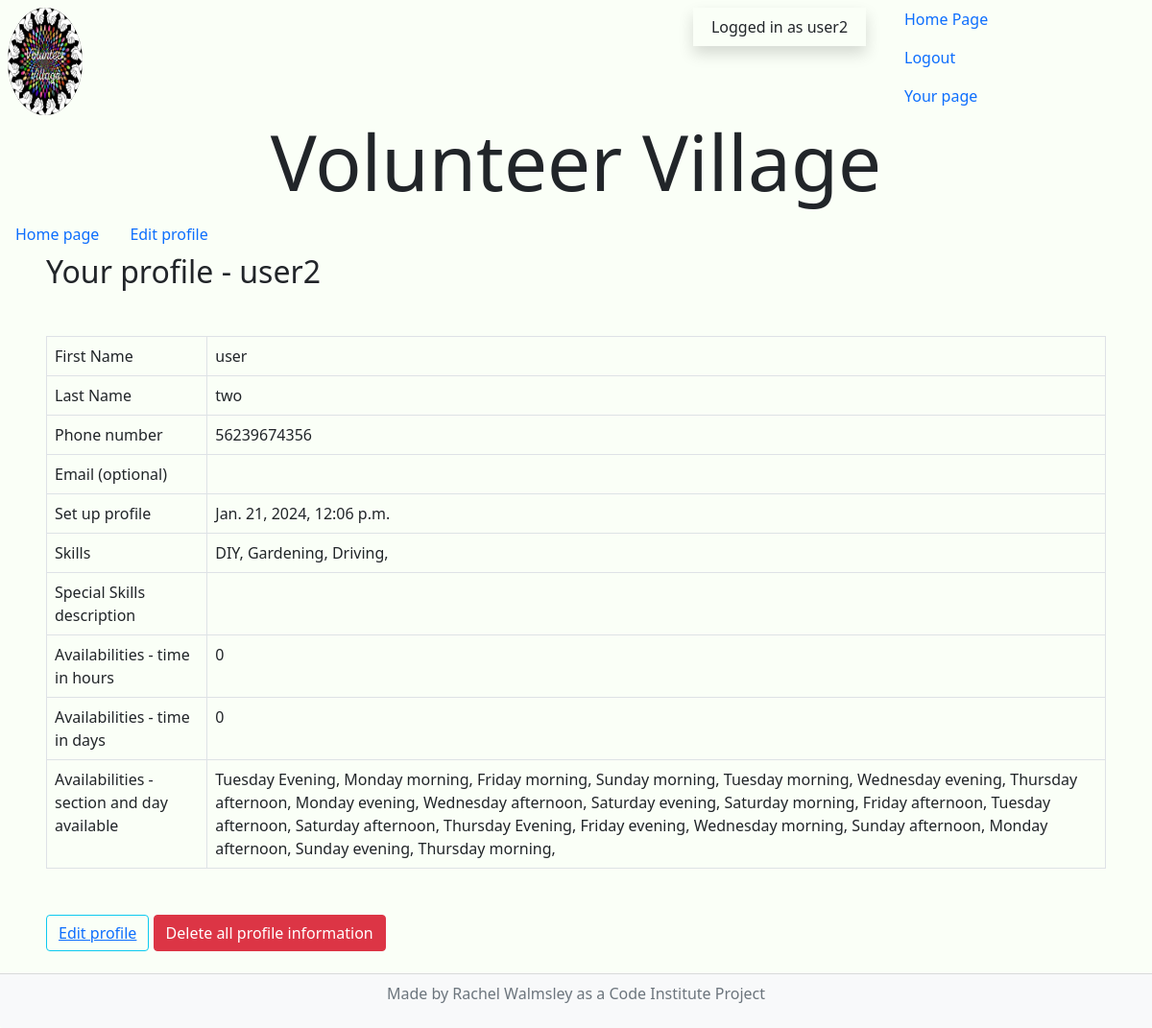
The page /volunteer/read_profile (signed in) on the database its author committed.
### volunteer/models.py (models this page shows, shortened)
class VolunteerProfile(models.Model):
    user_name = models.OneToOneField(User, on_delete=models.CASCADE)
    fname = models.CharField(
        max_length=50,
        null=False,
        blank=False,
        verbose_name='First Name',
        help_text='This is require and has a maximum length of 50 characters',
    )
    lname = models.CharField(
        max_length=50,
        null=False,
        blank=False,
        verbose_name='Last Name',
        help_text='This is require and has a maximum length of 50 characters',
    )
    phone = models.CharField(
        max_length=12,
        blank=False,
        null=False,
        help_text='Must be 11 digits and numerical',
    )
    created_on = models.DateTimeField(
        auto_now_add=True,
    )
    skilled = models.ManyToManyField(
        SkillChoices,
        help_text='To select multiple activities hold control and click',
        verbose_name=("Activity options"),
        related_name="VolunteerProfiles")
    special_skills_description = models.TextField(
        null=False,
        blank=True,
        verbose_name='Information',
        max_length = 500,
        help_text='If you wish to provide us with specific information about skills - type it here',
    )
    activated = models.BooleanField(
        default=False,
    )
    time_length_hours = models.PositiveSmallIntegerField(
        default=0,
        verbose_name='Hours per week you can be available',
        validators=[
            MaxValueValidator(168), #168 hours in a week
        ])
    time_length_days = models.PositiveSmallIntegerField(
        default=0,
        verbose_name='days per week you can be available',
        validators=[
            MaxValueValidator(7), #7 days in a week
        ])
    mon_am = models.BooleanField(
        default=False,
        verbose_name="Monday morning",
    )
    mon_pm = models.BooleanField(
        default=False,
        verbose_name="Monday afternoon",
    )
    mon_ev = models.BooleanField(
        default=False,
        verbose_name="Monday evening",
    )
    tue_am = models.BooleanField(
        default=False,
        verbose_name="Tuesday morning",
    )
    tue_pm = models.BooleanField(
        default=False,
        verbose_name="Tuesday afternoon",
    )
    tue_ev = models.BooleanField(
        default=False,
        verbose_name="Tuesday Evening",
    )
    wed_am = models.BooleanField(
        default=False,
        verbose_name="Wednesday morning",
    )
    wed_pm = models.BooleanField(
        default=False,
        verbose_name="Wednesday afternoon",
    )
    wed_ev = models.BooleanField(
        default=False,
        verbose_name="Wednesday evening",
    )
    thu_am = models.BooleanField(
        default=False,
        verbose_name="Thursday morning",
    )
    thu_pm = models.BooleanField(
        default=False,
        verbose_name="Thursday afternoon",
    )
    thu_ev = models.BooleanField(
        default=False,
        verbose_name="Thursday Evening",
    )
    fri_am = models.BooleanField(
        default=False,
        verbose_name="Friday morning",
    )
    fri_pm = models.BooleanField(
        default=False,
        verbose_name="Friday afternoon",
    )
    fri_ev = models.BooleanField(
        default=False,
        verbose_name="Friday evening",
    )
    sat_am = models.BooleanField(
        default=False,
        verbose_name="Saturday morning",
    )
    sat_pm = models.BooleanField(
        default=False,
        verbose_name="Saturday afternoon",
    )
    sat_ev = models.BooleanField(
        default=False,
        verbose_name="Saturday evening",
    )
    sun_am = models.BooleanField(
        default=False,
        verbose_name="Sunday morning",
    )
    sun_pm = models.BooleanField(
        default=False,
        verbose_name="Sunday afternoon",
    )
    sun_ev = models.BooleanField(
        default=False,
        verbose_name="Sunday evening",
    )

class SkillChoices(models.Model):
    name= models.CharField(max_length=50)

### volunteer/views.py (the view)
# urls.py: path("volunteer/read_profile", views.read_profile, name="read"),
def read_profile(request):
    pk_logged_in = request.user.pk
    profile = get_object_or_404(VolunteerProfile, user_name_id = pk_logged_in)
    peoples = VolunteerProfile.objects.filter(user_name_id=pk_logged_in).values()
    skills = profile.skilled.values()
    true_pairs = [{key for key, value in people.items() if value is True} for people in peoples]
    sessions =[]
    for true_pair in true_pairs:
        for pair in true_pair:
            pair = get_verbose_name(pair)
            sessions.append(pair)
    if 'activated' in sessions:
        sessions.remove('activated')
    context = {
        'peoples': peoples,
        'pk_logged_in': pk_logged_in,
        'true_pairs': true_pairs,
        'skills': skills,
        'sessions': sessions
    }
    return render(request, 'volunteer/read_profile.html', context)

### volunteer/views.py (called while the page is built)
def get_verbose_name(name):
    session = VolunteerProfile._meta.get_field(name)
    verbose = session.verbose_name
    return verbose

### templates/volunteer/read_profile.html (shortened to what this page needs)
{% extends "base.html" %}
{% block content %}
<div class="col-12">
<nav class="nav">
    <a class="nav-link" href="{% url 'index' %}">Home page</a>
    <a class="nav-link" href="{% url 'edit' %}">Edit profile</a>
</nav>
</div>
<h2 class="ms-5">Your profile - {{ user.username }} </h3>
<div class="m-5">
<table class="table table-bordered">
    {% for individual in peoples %}
    <tr>
        <td>First Name</td>
        <td>{{ individual.fname }} </td>
    </tr>
    <tr>
        <td>Last Name</td>
        <td>{{ individual.lname }}</td>
    </tr>
    <tr>
        <td>Phone number</td>
        <td>{{ individual.phone }}</td>
    </tr>
    <tr>
        <td>Email (optional) </td>
        <td>{{ user.email }}</td>
    </tr>
    <tr>
        <td>Set up profile</td>
        <td>{{ individual.created_on }}</td>
    </tr>
    <tr>
        <td>Skills </td>
        <td>
            {% for skill in skills %}
                {{ skill.name }},
            {%endfor %}
        </td>
    </tr>
    <tr>
        <td>Special Skills description</td>
        <td>{{ individual.special_skills_description }}</td>
    </tr>
    <tr>
        <td>Availabilities - time in hours</td>
        <td>{{ individual.time_length_hours }}</td>
    </tr>
    <tr>
        <td>Availabilities - time in days</td>
        <td>{{ individual.time_length_days }}
    </tr>
    {% endfor %}
    <tr>
        <td>Availabilities - section and day available</td>
        <td>
            {% for session in sessions %}
            {{ session }},
            {% endfor %}
        </td>
    </tr>
</table>
</div>
<div class="ms-5">
<button class="btn btn-outline-info">
<a href="{% url 'edit' %}">Edit profile</a>
</button>
<button class="btn btn-delete btn-danger" charity_id="{{ peoples.id }}" type="submit">
    Delete all profile information
</button>
</div>
{% endblock %}

### templates/base.html (shortened to what this page needs)
{% load static %}
<!DOCTYPE html>
<html lang="en">
<head>
    <link href="https://cdn.jsdelivr.net/npm/bootstrap@5.0.1/dist/css/bootstrap.min.css" rel="stylesheet"
>
    <link rel="stylesheet" href="{% static 'css/base.css' %}">
</head>
<body>
<div class="row d-flex flex-wrap">
    <img class="rounded-circle img-responsive col-4 col-sm-3 col-md-2 col-xl-1 ms-2 mt-2" id="logo" src="{% static 'images/logo.jpg' %}" alt="logo for volunteer village of hands">
    <div class="col-8 col-lg-6 col-xl-6">
    </div>
    <div class="col-4 col-md-2 mt-2">
    {% if user.is_authenticated %}
        <p class="shadow p-2 align-middle text-center">Logged in as {{ user }}</p>
    {% else %}
        <p class="shadow p-2 align-middle text-center">Not logged in</p>
    {% endif %}
    </div>
    <div class="col-12 col-sm-6 col-lg-2">
    <nav class="nav navbar-fixed-top flex-row flex-lg-column">
                <a class="nav-link" href="{% url 'index' %}">Home Page</a>
            {% if user.is_authenticated %}
                    <a class="nav-link" href="{% url 'account_logout' %}">Logout</a>
                    <a class="nav-link" href="{% url 'login_success' %}">Your page</a>
            {% else %}
                    <a class="nav-link" href="{% url 'account_signup' %}">Sign up</a>
                    <a class="nav-link" href="{% url 'account_login' %}">Log in</a>
            {% endif %}
    </nav>
    </div>
</div>
    <div class="row">
    <h1 class="text-center display-1 ">
        <strong>Volunteer Village</strong>
    </h1>
    </div>
    <main>
        {% block content %}{% endblock content %}
    </main>
    <footer class="fixed-bottom">
        <div class="card-footer bg-light style="--bs-bg-opacity: 1;"">
        <p class="text-center text-muted">Made by Rachel Walmsley as a Code Institute Project</p>
        </div>
    </footer>
</body>
</html>

### static/css/base.css (style rules this page uses)
body { background-color: rgb(250, 255, 247); margin-bottom: 5em; }

### rows shown on the page
VolunteerProfile: fname "user", lname "two", phone "56239674356", created_on "Jan. 21, 2024, 12:06 p.m.", time_length_hours "0", time_length_days "0"
SkillChoices: name "DIY"
SkillChoices: name "Gardening"
SkillChoices: name "Driving"

### other values the page prints
{{ user }} "user2"
{{ user.username }} "user2"
{{ session }} "Tuesday Evening" "Monday morning" "Friday morning" "Sunday morning" "Tuesday morning" "Wednesday evening" "Thursday afternoon" "Monday evening" "Wednesday afternoon" "Saturday evening" "Saturday morning" "Friday afternoon" "Tuesday afternoon" "Saturday afternoon" "Thursday Evening" "Friday evening" "Wednesday morning" "Sunday afternoon" "Monday afternoon" "Sunday evening" "Thursday morning"
